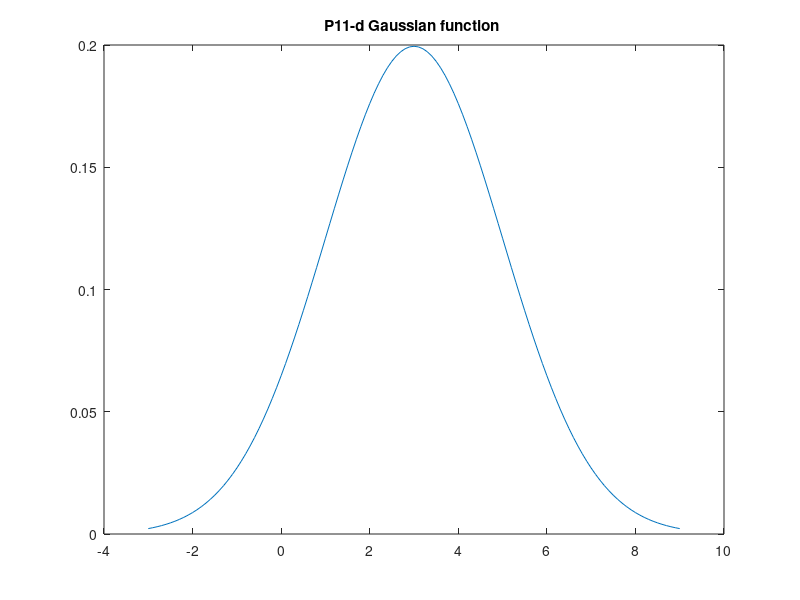
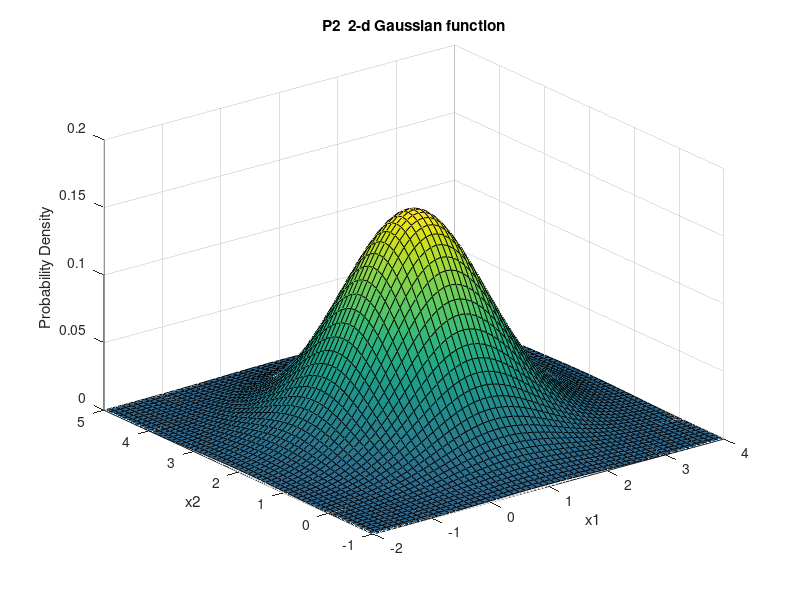

Write MATLAB code to recreate these figures, in order. (Note: this script raises an error after producing the figures.)
% HW1 p1

x = [-3:.1:9]; % range
norm = normpdf(x,3,2); % range, avg, stddev
figure;
plot(x,norm);
title('P11-d Gaussian function ');

% HW1 p2
figure;
mu = [1 2];
Sigma = [1 0; 0 1]; % covariance
x1 = -2:.1:4; x2 = -1:.1:5; % (min, step , max)
[X1,X2] = meshgrid(x1,x2); 
F = mvnpdf([X1(:) X2(:)],mu,Sigma);
F = reshape(F,length(x2),length(x1));
surf(x1,x2,F);
caxis([min(F(:))-.5*range(F(:)),max(F(:))]);
axis([-2 4 -1 5 0 .2]);
xlabel('x1'); ylabel('x2'); zlabel('Probability Density');
title('P2  2-d Gaussian function');

% HW1 p3
rng default;
r= normrnd(0,1,10000,1); % mu, sigma, x = 100000 y = 1 (2d array)
figure;
histogram(r);
title('P3 1-d Gaussian random data');

% HW1 p4
mu = [1 2];
sigma = [3 0; 0 4];
rng default;  % For reproducibility
R = mvnrnd(mu,sigma,10000);
figure;
plot(R(:,1),R(:,2),'.');
title('P4 2-d Gaussian random data');
figure;
hist3([R(:,1),R(:,2)],'CDataMode','auto','FaceColor','interp','Ctrs', {-8:0.2:10 -10:0.2:14} );
title('P4 2-d Gaussian random data');
[n,z] = hist3([R(:,1),R(:,2)]);
%HW1 p5
figure;
contour(z{1},z{2},n);
title('P5 2-d Gaussian random data contour');

%HW1 p6
figure;
fplot(@(x) x-1)
title('P6 y=x-1');

%HW1 p7
figure;
ezplot('x^2 + y^2 - 1')
title('P7 x^2+y^2=1');

%HW1 p8
figure;
ezplot('x^2+y^2/4-1')
title('P8 x^2+y^2/4=1');

%HW1 p9
figure;
ezplot('x^2-y^2/4-1')
title('P9 x^2-y^2/4=1');

%HW1 p10
figure;
x=0:0.1:10;
y = 2*x;
plot(x,y,'.');
title('P10 2x-y=0')

%HW1 p11
figure;
x = -2:0.08:2;
py = sqrt(4-x.^2);
ny = -1* sqrt(4-x.^2);
plot([x x],[py ny],'.k');
title('P11 x^2+y^2=4');

%HW1 P12
figure;
x = -2:0.08:2;
plot(x,sqrt(1-x.^2/4),'b.');
hold on;
plot(x,-1*sqrt(1-x.^2/4),'b.');
hold off;
title('P12 x^2/4+y^2=1');

%HW1 P13
figure;
x = -1:0.02:1;
y = 1./x;
plot(x,y,'b.');
title('P13 xy = 1');

%HW1 P14
figure;
i = 0:1:96;
theta = i.*pi/16;
r = 6.5*(104-i)/104;
plot(r.*sin(theta),r.*cos(theta),'ro');
hold on;
plot(-1*r.*sin(theta),-1*r.*cos(theta),'b*');
hold off;
title('P14');

%HW1 P15
figure;
x = [0 0 1 1 0 1 1 0];
y = [1 0 0 0 0 1 1 1];
z = [1 0 0 1 1 0 1 0];
classes = [1 2 2 2 1 2 1 1];
plot3(x(classes == 1),y(classes==1),z(classes==1),'bo');
hold on;
plot3(x(classes == 2),y(classes==2),z(classes==2),'rx');
grid on;
hold on;
x = 0:1:1;
y = 0:1:1;
[X,Y] = meshgrid(x,y);
Z = X - Y + 0.5;
surf(X,Y,Z)
hold off;

%HW1 P16
figure;
b_cen = [0,0];
b_l_radius = 10;
b_s_radius = 6;
b_theta = 1*pi*rand(1000,1)-0.5*pi;
b_r_radius = (b_l_radius - b_s_radius)*rand(1000,1) + b_s_radius;
b_x = b_r_radius.*sin(b_theta)+b_cen(1);
b_y = b_r_radius.*cos(b_theta)+b_cen(2);
plot(b_x,b_y,'b.')
hold on;
r_cen = [9,0];
r_l_radius = 10;
r_s_radius = 6;
r_theta = 1*pi*rand(1000,1)+0.5*pi;
r_r_radius = (r_l_radius - r_s_radius)*rand(1000,1) + r_s_radius;
r_x = r_r_radius.*sin(r_theta)+r_cen(1);
r_y = r_r_radius.*cos(r_theta)+r_cen(2);
plot(r_x,r_y,'r.')
hold off;
title('P16 2 moon')
%HW1 P17
figure;
x=0:0.01:pi;
for i = 1:5
    y_plot=sin(x*pi*i);
    plot(x,y_plot,'.k');
    axis([0,pi,-1.2,1.2]);
    title(strcat('P17 T/',num2str(i)))
    pause(5);
end
%HW1 P18
figure;
s1 = uint64(datenum(datetime)+cputime*1000)
s2 = uint64(datenum(datetime)+cputime*1000)
c = []
lower_bound = 0.0;
upper_bound = 1.0;
for i = 1:100
    x = uint64(s1);
    y = uint64(s2);
    s1 = y;
    x = bitxor(x,bitshift(x,32,'uint64'),'uint64');

    s2 = bitxor(bitxor(bitxor(x,y,'uint64'),bitshift(x,-17,'uint64'),'uint64'),bitshift(y,-26,'uint64'),'uint64');
    ans = double(s2) + double(y);
    if (ans > 2^64-1)
       ans = ans - 2^64+1;
    end
    bot = double(2^64-1);
    final = double(ans/bot);
    c = cat(1,c,final);
end
c = c.*(upper_bound-lower_bound)+lower_bound;
histogram(c,100);

